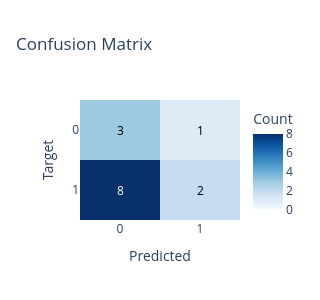

The notebook cell this image was saved under:
### Code cell
fig_cm.show()

### Figure 1 — Plotly figure (JSON) as saved in the notebook; plotly's stock layout.template omitted (floating-point values rounded to 4 significant figures)
{"data": [{"colorbar": {"title": {"text": "Count"}}, "colorscale": [[0, "rgb(247,251,255)"], [0.125, "rgb(222,235,247)"], [0.25, "rgb(198,219,239)"], [0.375, "rgb(158,202,225)"], [0.5, "rgb(107,174,214)"], [0.625, "rgb(66,146,198)"], [0.75, "rgb(33,113,181)"], [0.875, "rgb(8,81,156)"], [1, "rgb(8,48,107)"]], "type": "heatmap", "x": [0, 1], "y": [0, 1], "z": [[3, 1], [8, 2]], "zmid": 4}], "layout": {"annotations": [{"align": "center", "font": {"color": "black"}, "showarrow": false, "text": "3", "x": 0, "y": 0}, {"align": "center", "font": {"color": "black"}, "showarrow": false, "text": "1", "x": 1, "y": 0}, {"align": "center", "font": {"color": "white"}, "showarrow": false, "text": "8", "x": 0, "y": 1}, {"align": "center", "font": {"color": "black"}, "showarrow": false, "text": "2", "x": 1, "y": 1}], "autosize": false, "height": 300, "title": {"text": "Confusion Matrix"}, "width": 300, "xaxis": {"autorange": true, "range": [-0.5, 1.5], "ticktext": [0, 1], "tickvals": [0, 1], "title": {"text": "Predicted"}, "type": "linear"}, "yaxis": {"autorange": true, "range": [1.5, -0.5], "ticktext": [0, 1], "tickvals": [0, 1], "title": {"text": "Target"}, "type": "linear"}}}
